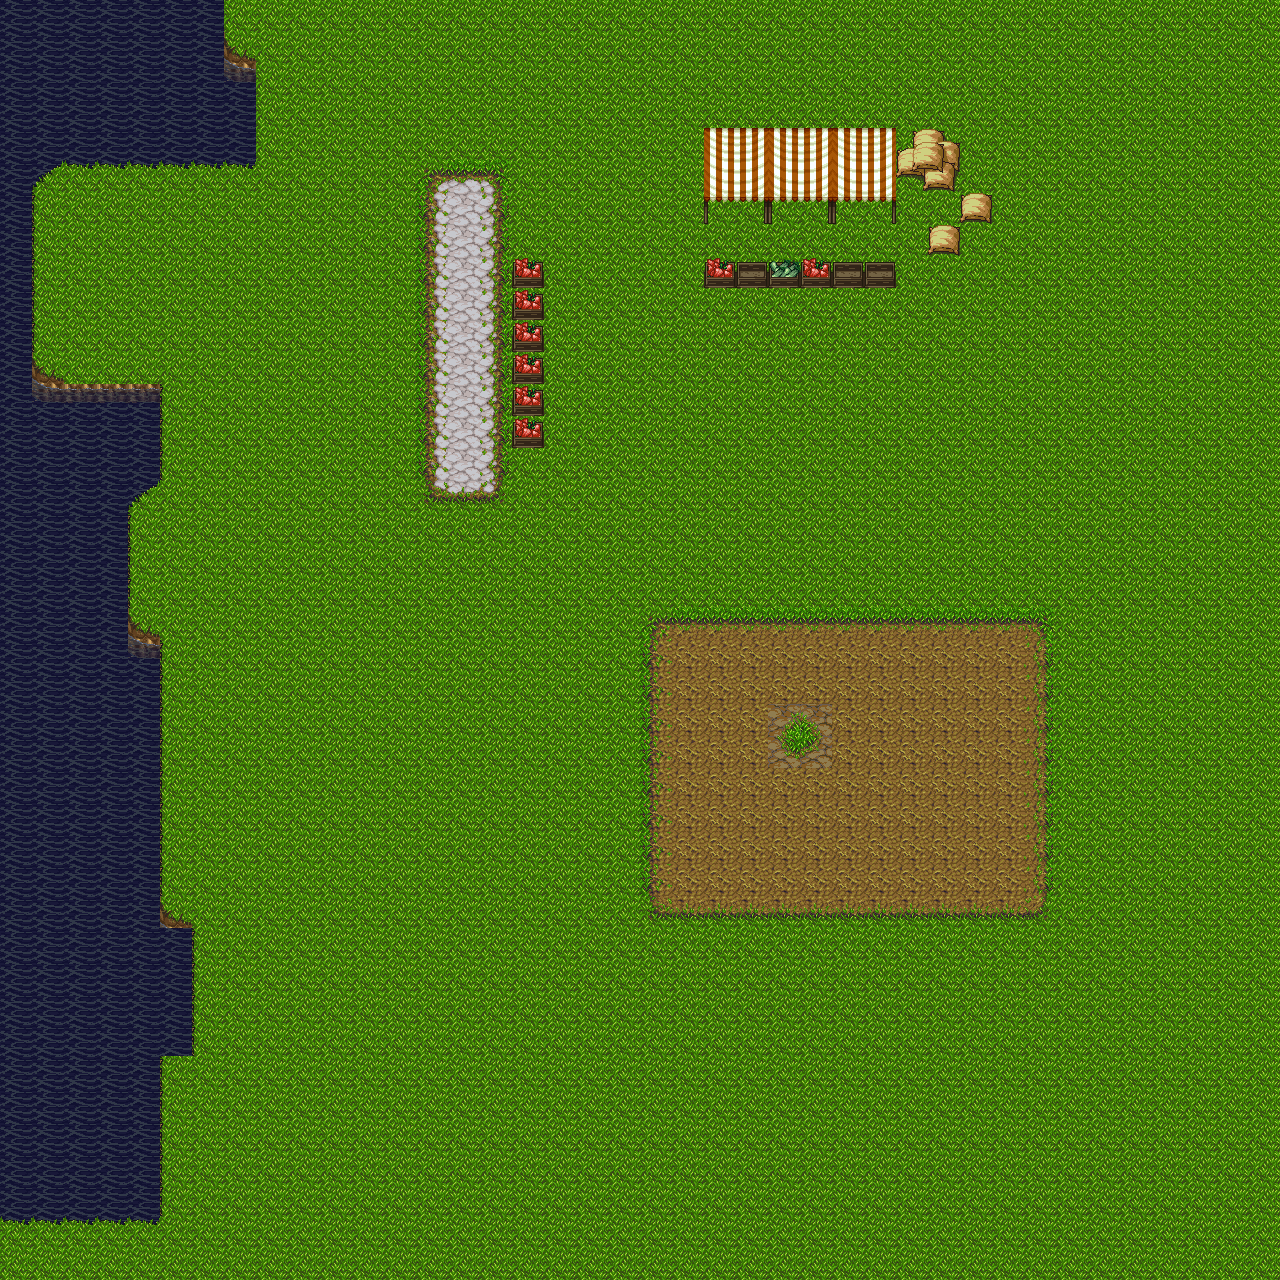

Tiled map render using the project's own tile images. Description and the map definition, with tile-layer contents summarised, below:
An orthogonal 40x40 tile map with 32x32 px tiles, 2 tile layers (Tile Layer 1, Tile Layer 2) and 1 object (Sacks).

<map version="1.0" orientation="orthogonal" renderorder="right-down" width="40" height="40" tilewidth="32" tileheight="32" nextobjectid="3">
 <tileset firstgid="1" name="map" tilewidth="32" tileheight="32" tilecount="256" columns="16">
  <image source="map.png" width="512" height="512" />
  <terraintypes>
   <terrain name="New Terrain" tile="-1" />
  </terraintypes>
  <tile id="18" terrain=",,,0" />
  <tile id="19" terrain=",,0,0" />
  <tile id="35" terrain=",0,," />
  <tile id="36" terrain="0,0,,0" />
  <tile id="37" terrain=",,0," />
  <tile id="38" terrain=",,0,0" />
  <tile id="53" terrain="0,0,0,0" />
  <tile id="54" terrain="0,0,,0" />
  <tile id="69" terrain="0,,," />
  <tile id="70" terrain=",0,," />
  <tile id="71" terrain="0,,0," />
  <tile id="87" terrain="0,,," />
  <tile id="139">
   <objectgroup draworder="index" />
  </tile>
 </tileset>
 <layer name="Tile Layer 1" width="40" height="40">
  <data>[1600 cells, 1600 non-empty, 30 distinct tile ids]</data>
 </layer>
 <layer name="Tile Layer 2" width="40" height="40">
  <data>[1600 cells, 47 non-empty, 15 distinct tile ids]</data>
 </layer>
 <objectgroup name="Object Layer 1">
  <object id="2" name="sacks" type="Sacks" x="905.333" y="137.333" width="49.3333" height="52" />
 </objectgroup>
</map>
